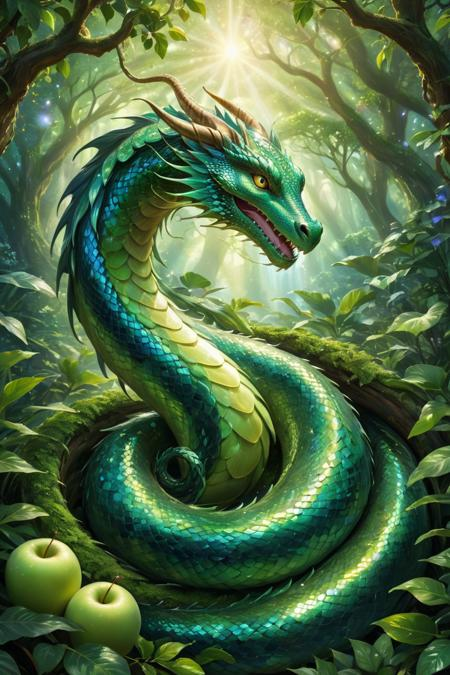
#> input picture images/image.jpeg, 450 x 675 px
$ python labwork5.py
#> lines starting #> are read from the running program, lines starting #| are printed output that depends on the picture
from numba import cuda, types
import numpy as np
import cv2
import time
import matplotlib.pyplot as plt
import math

image = cv2.imread("../images/image.jpeg")
#> image is the input picture: shape (675, 450, 3); mean B, G, R 69.7, 107.8, 81.2
image = cv2.cvtColor(image, cv2.COLOR_BGR2RGB)
height, width, _ = image.shape
#> height = 675; width = 450
pixel_count = height * width
#> pixel_count = 303750

kernel_size = 7
h = kernel_size // 2
w = kernel_size // 2

image = np.pad(
    image,
    pad_width=(
        (h, h),
        (w, w),
        (0, 0),
    ),
    mode="constant",
    constant_values=0,
)
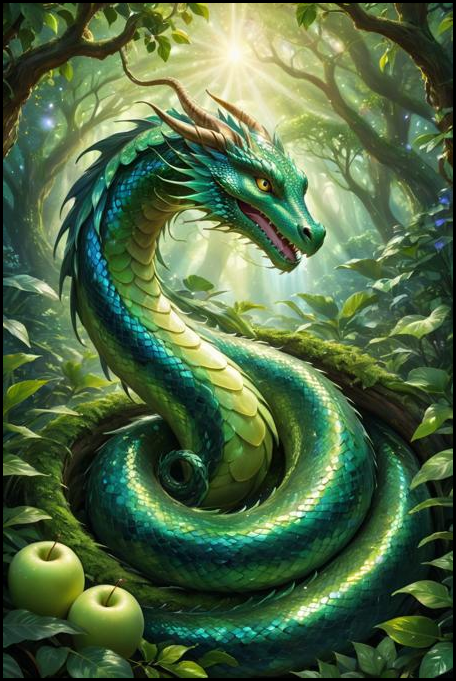
#> image: shape (681, 456, 3); mean R, G, B 79.4, 105.4, 68.2

#> (the run stopped early here; a loop or call above may not have finished)

$ run again, with images/castle.jpeg copied over images/image.jpeg
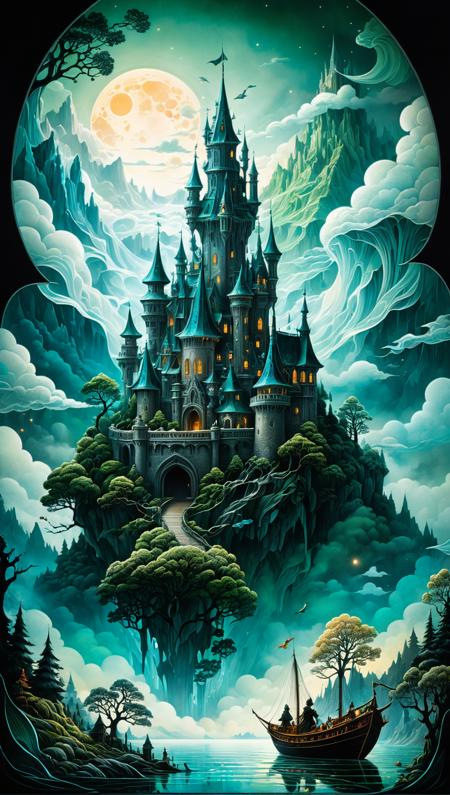
#> input picture images/castle.jpeg, 450 x 795 px
#> image is the input picture: shape (795, 450, 3); mean B, G, R 105.5, 114.3, 65.3
#> `image = np.pad( image, pad_width=( (h, h), (w, w), (0, 0), ), mode="co..`:
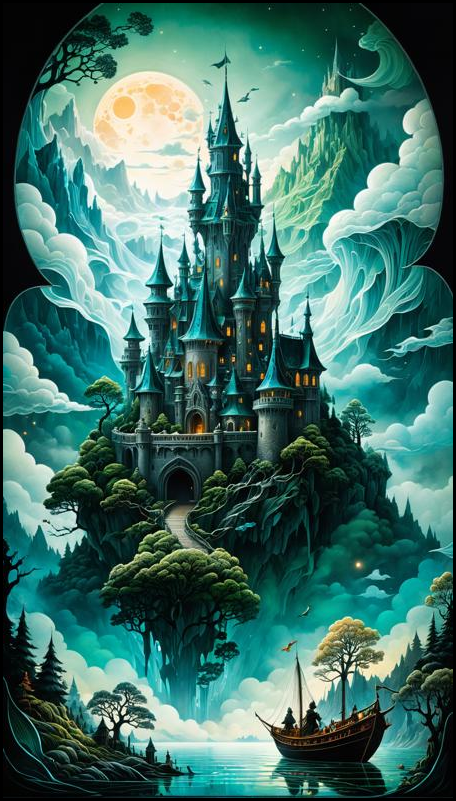
#> image: shape (801, 456, 3); mean R, G, B 63.9, 111.9, 103.4

$ run again, with images/scene.jpg copied over images/image.jpeg
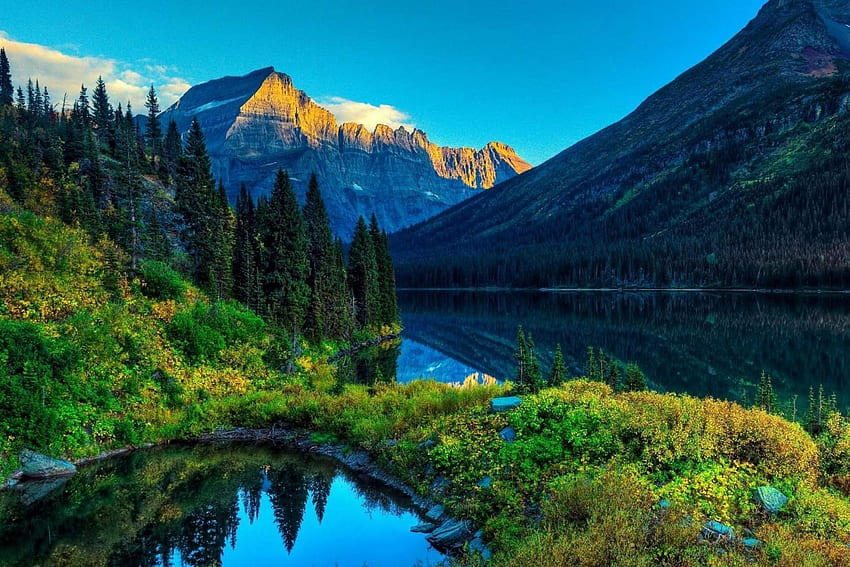
#> input picture images/scene.jpg, 850 x 567 px
#> image is the input picture: shape (567, 850, 3); mean B, G, R 85.1, 86.5, 35.8
#> `image = np.pad( image, pad_width=( (h, h), (w, w), (0, 0), ), mode="co..`:
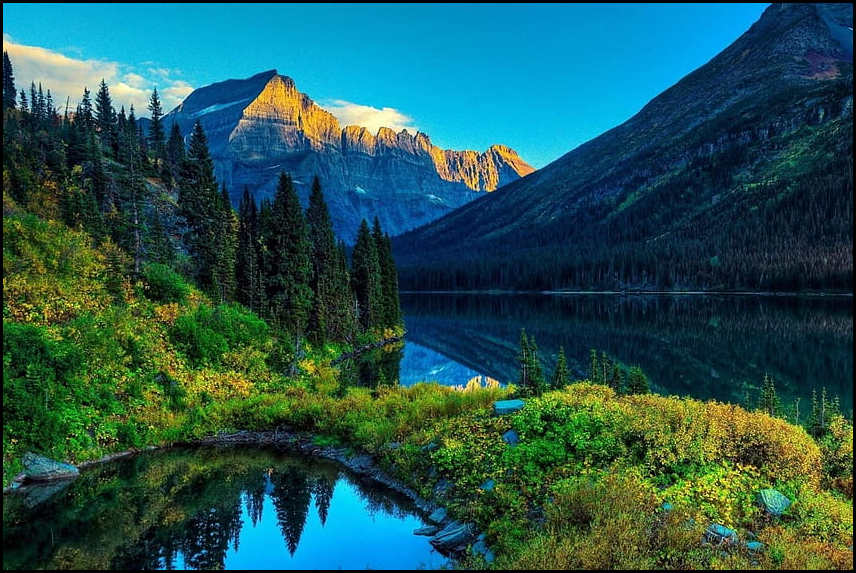
#> image: shape (573, 856, 3); mean R, G, B 35.2, 85, 83.6
